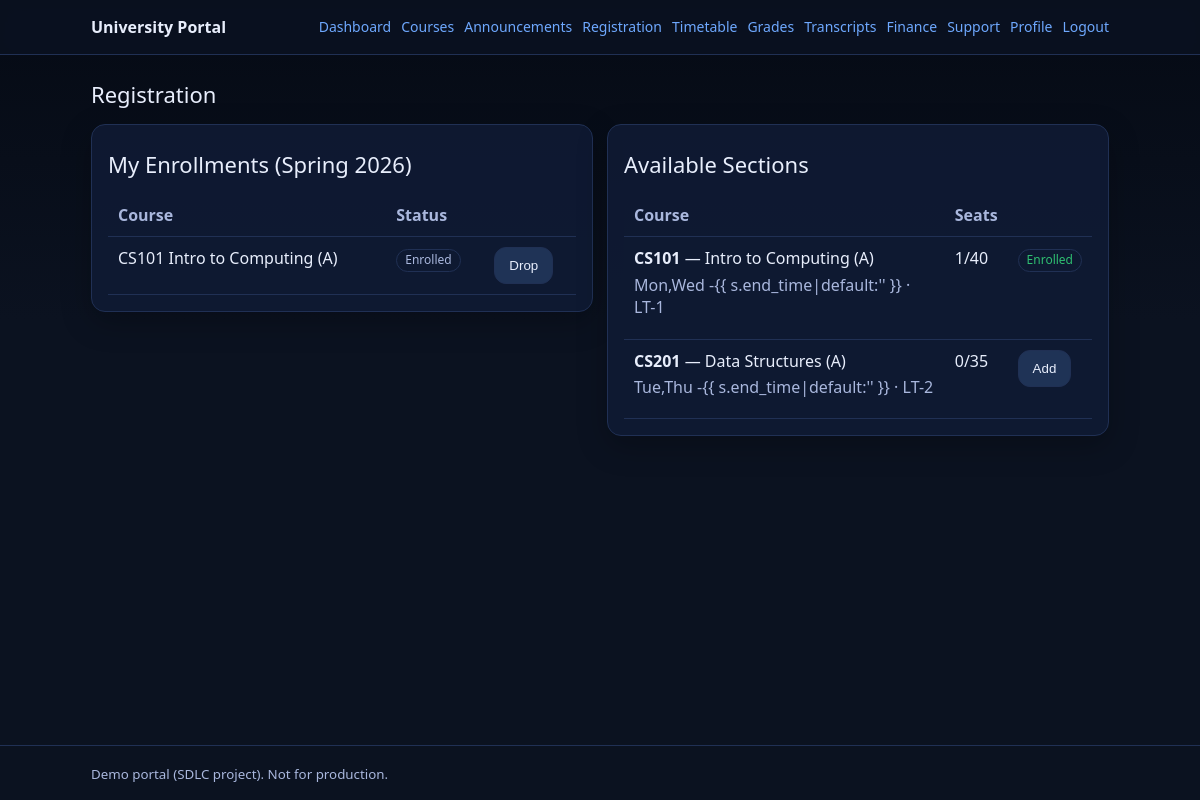
The app's page /registration/ (signed in) with its own data.
### portal/models.py (models this page shows, shortened)
class Term(models.Model):
	name = models.CharField(max_length=64, unique=True)
	start_date = models.DateField()
	end_date = models.DateField()
	is_active = models.BooleanField(default=False)
	registration_start = models.DateTimeField(null=True, blank=True)
	registration_end = models.DateTimeField(null=True, blank=True)

class Enrollment(models.Model):
	class Status(models.TextChoices):
		ENROLLED = "enrolled", "Enrolled"
		DROPPED = "dropped", "Dropped"
		WAITLISTED = "waitlisted", "Waitlisted"
	section = models.ForeignKey(Section, on_delete=models.CASCADE, related_name="enrollments")
	student = models.ForeignKey(settings.AUTH_USER_MODEL, on_delete=models.PROTECT, related_name="enrollments")
	status = models.CharField(max_length=16, choices=Status.choices, default=Status.ENROLLED)
	created_at = models.DateTimeField(default=timezone.now)
	class Meta:
		unique_together = [("section", "student")]

class Section(models.Model):
	term = models.ForeignKey(Term, on_delete=models.PROTECT)
	course = models.ForeignKey(Course, on_delete=models.PROTECT)
	section_code = models.CharField(max_length=16, default="A")
	capacity = models.PositiveIntegerField(default=30)
	meeting_days = models.CharField(max_length=32, blank=True)
	start_time = models.TimeField(null=True, blank=True)
	end_time = models.TimeField(null=True, blank=True)
	location = models.CharField(max_length=120, blank=True)
	@property
	def enrolled_count(self) -> int:
		return self.enrollments.filter(status=Enrollment.Status.ENROLLED).count()

class Course(models.Model):
	code = models.CharField(max_length=16, unique=True)
	title = models.CharField(max_length=200)
	department = models.CharField(max_length=50, blank=True)
	level = models.CharField(max_length=16, blank=True)
	credits = models.DecimalField(max_digits=4, decimal_places=1, default=3.0)
	description = models.TextField(blank=True)

### portal/views.py (the view, shortened to what this page needs)
# urls.py: path("registration/", views.registration_add_drop, name="registration"),
@login_required
def registration_add_drop(request: HttpRequest) -> HttpResponse:
	_require_role(request, "STUDENT")
	active_term = Term.objects.filter(is_active=True).order_by("-start_date").first()
	if not active_term:
		messages.info(request, "No active term is configured yet.")
		return render(request, "portal/registration.html", {"active_term": None})
	available_sections = Section.objects.select_related("course").filter(term=active_term).order_by("course__code")
	my_enrollments = Enrollment.objects.select_related("section__course").filter(
		student=request.user, section__term=active_term
	)
	enrolled_section_ids = {e.section_id for e in my_enrollments if e.status == Enrollment.Status.ENROLLED}
	now = timezone.now()
	reg_open = True
	if active_term.registration_start and now < active_term.registration_start:
		reg_open = False
	if active_term.registration_end and now > active_term.registration_end:
		reg_open = False
	context = {
		"active_term": active_term,
		"reg_open": reg_open,
		"sections": available_sections,
		"my_enrollments": my_enrollments,
		"enrolled_section_ids": enrolled_section_ids,
	}
	return render(request, "portal/registration.html", context)

### portal/context_processors.py (called while the page is built)
def portal_nav(request):
    user = request.user
    return {
        "nav": {
            "is_student": user_in_any_group(user, [ROLE_STUDENT]),
            "is_faculty": user_in_any_group(user, [ROLE_FACULTY]),
            "is_registrar": user_in_any_group(user, [ROLE_REGISTRAR, ROLE_IT_ADMIN]),
            "is_finance": user_in_any_group(user, [ROLE_FINANCE, ROLE_IT_ADMIN]),
            "is_alumni": user_in_any_group(user, [ROLE_ALUMNI]),
            "is_admin": user.is_authenticated and (user.is_superuser or user_in_any_group(user, [ROLE_IT_ADMIN])),
        }
    }

### portal/roles.py (called while the page is built)
def user_in_any_group(user: User, group_names: Iterable[str]) -> bool:
    if not user.is_authenticated:
        return False
    if user.is_superuser:
        return True
    return user.groups.filter(name__in=list(group_names)).exists()

def is_in_role(user: User, role_key_or_group_name: str) -> bool:
    groups = ROLE_KEY_GROUPS.get(role_key_or_group_name)
    if groups is None:
        groups = [role_key_or_group_name]
    return user_in_any_group(user, groups)

### portal/views.py (called while the page is built)
def _require_role(request: HttpRequest, *roles: str) -> None:
	if request.user.is_superuser:
		return
	if any(is_in_role(request.user, r) for r in roles):
		return
	raise PermissionDenied()

### templates/portal/registration.html (shortened to what this page needs)
{% extends 'portal/base.html' %}
{% block content %}
<div class="h1">Registration</div>
{% if not active_term %}
<div class="card">
    <p class="h2">No active term configured.</p>
</div>
{% else %}
<div class="grid">
    <div class="col-6">
        <div class="card">
            <div class="h1">My Enrollments ({{ active_term.name }})</div>
            {% if my_enrollments %}
            <table class="table">
                <thead>
                    <tr>
                        <th>Course</th>
                        <th>Status</th>
                        <th></th>
                    </tr>
                </thead>
                <tbody>
                    {% for e in my_enrollments %}
                    <tr>
                        <td>{{ e.section.course.code }} {{ e.section.course.title }} ({{ e.section.section_code }})</td>
                        <td><span class="badge">{{ e.get_status_display }}</span></td>
                        <td>
                            {% if e.status == 'enrolled' %}
                            {% if reg_open %}
                            <form method="post" style="margin:0">
                                <button type="submit">Drop</button>
                            </form>
                            {% else %}
                            <span class="badge">Locked</span>
                            {% endif %}
                            {% endif %}
                        </td>
                    </tr>
                    {% endfor %}
                </tbody>
            </table>
            {% else %}
            <p class="h2">No enrollments yet.</p>
            {% endif %}
        </div>
    </div>
    <div class="col-6">
        <div class="card">
            <div class="h1">Available Sections</div>
            <table class="table">
                <thead>
                    <tr>
                        <th>Course</th>
                        <th>Seats</th>
                        <th></th>
                    </tr>
                </thead>
                <tbody>
                    {% for s in sections %}
                    <tr>
                        <td>
                            <strong>{{ s.course.code }}</strong> — {{ s.course.title }} ({{ s.section_code }})
                            <div class="h2">{{ s.meeting_days }} {{ s.start_time|default:'' }}-{{ s.end_time|default:''
                                }} · {{ s.location }}</div>
                        </td>
                        <td>{{ s.enrolled_count }}/{{ s.capacity }}</td>
                        <td>
                            {% if s.id in enrolled_section_ids %}
                            <span class="badge good">Enrolled</span>
                            {% else %}
                            {% if reg_open %}
                            <form method="post" style="margin:0">
                                <button type="submit">Add</button>
                            </form>
                            {% else %}
                            <span class="badge">Closed</span>
                            {% endif %}
                            {% endif %}
                        </td>
                    </tr>
                    {% endfor %}
                </tbody>
            </table>
        </div>
    </div>
</div>
{% endif %}
{% endblock %}

### templates/portal/base.html (shortened to what this page needs)
<!doctype html>
<html lang="en">
{% load static %}
<head>
    <link rel="stylesheet" href="{% static 'portal.css' %}">
</head>
<body>
    <header class="topbar">
        <div class="container topbar-inner">
            <a class="brand" href="{% url 'portal:dashboard' %}">University Portal</a>
            <nav class="nav">
                {% if user.is_authenticated %}
                <a href="{% url 'portal:dashboard' %}">Dashboard</a>
                <a href="{% url 'portal:courses' %}">Courses</a>
                <a href="{% url 'portal:announcements' %}">Announcements</a>
                {% if nav.is_student %}<a href="{% url 'portal:registration' %}">Registration</a>{% endif %}
                {% if nav.is_student or nav.is_faculty %}<a href="{% url 'portal:timetable' %}">Timetable</a>{% endif %}
                {% if nav.is_student %}<a href="{% url 'portal:grades' %}">Grades</a>{% endif %}
                {% if nav.is_student or nav.is_alumni %}<a
                    href="{% url 'portal:transcript_requests' %}">Transcripts</a>{% endif %}
                <a href="{% url 'portal:finance' %}">Finance</a>
                <a href="{% url 'portal:support' %}">Support</a>
                <a href="{% url 'portal:profile' %}">Profile</a>
                <form class="nav-logout" method="post" action="{% url 'portal:logout' %}">
                    <button type="submit" class="link-button">Logout</button>
                </form>
                {% else %}
                <a href="{% url 'portal:login' %}">Login</a>
                {% endif %}
            </nav>
        </div>
    </header>
    <main class="container">
        {% block content %}{% endblock %}
    </main>
    <footer class="footer">
        <div class="container">
            <small>Demo portal (SDLC project). Not for production.</small>
        </div>
    </footer>
</body>
</html>

### static/portal.css (style rules this page uses)
:root { --bg: #0b1220; --card: #0f1a33; --text: #e8eefc; --muted: #a9b7dd; --brand: #6ea8fe; --border: #203054; --good: #2fbf71; --warn: #f59f00; --bad: #fa5252; }
* { box-sizing: border-box }
html, body { height: 100%; }
body { margin: 0; font-family: system-ui, -apple-system, Segoe UI, Roboto, Helvetica, Arial; line-height: 1.4; background: linear-gradient(180deg, #050a14, #0b1220 40%, #0b1220); color: var(--text); min-height: 100vh; display: flex; flex-direction: column; }
main.container { flex: 1; }
a { color: var(--brand); text-decoration: none }
.container { max-width: 1050px; margin: 0 auto; padding: 16px }
.topbar { position: sticky; top: 0; background: rgba(11, 18, 32, .85); backdrop-filter: saturate(180%) blur(10px); border-bottom: 1px solid var(--border); z-index: 10 }
.topbar-inner { display: flex; gap: 12px; align-items: center; justify-content: space-between }
.brand { font-weight: 700; color: var(--text) }
.nav { display: flex; flex-wrap: wrap; gap: 10px; font-size: 14px }
.nav form { margin: 0; }
.nav .link-button { padding: 0; border: 0; background: none; color: var(--brand); cursor: pointer; font: inherit; }
.card { background: rgba(15, 26, 51, .9); border: 1px solid var(--border); border-radius: 14px; padding: 16px; box-shadow: 0 10px 30px rgba(0, 0, 0, .25) }
.grid { display: grid; grid-template-columns: repeat(12, 1fr); gap: 14px }
.col-6 { grid-column: span 6 }
.h1 { font-size: 22px; margin: 8px 0 14px 0 }
.h2 { font-size: 16px; margin: 4px 0 10px 0; color: var(--muted) }
.table { width: 100%; border-collapse: collapse }
.table th, .table td { padding: 10px; border-bottom: 1px solid var(--border); vertical-align: top }
.table th { color: var(--muted); text-align: left; font-weight: 600 }
.badge { display: inline-block; padding: 2px 8px; border-radius: 999px; border: 1px solid var(--border); color: var(--muted); font-size: 12px }
.badge.good { color: var(--good) }
button { padding: 10px 14px; border-radius: 12px; border: 1px solid var(--border); background: rgba(110, 168, 254, .18); color: var(--text); cursor: pointer }
.footer { border-top: 1px solid var(--border); margin-top: 28px; color: var(--muted) }

### records on screen
Term: name "Spring 2026"
Enrollment: section.course.code "CS101", section.course "Intro to Computing", section.section_code "A", status "Enrolled"
Section: course.code "CS101", course "Intro to Computing", section_code "A", meeting_days "Mon,Wed", location "LT-1", enrolled_count "1", capacity "40", shows "Enrolled"
Section: course.code "CS201", course "Data Structures", section_code "A", meeting_days "Tue,Thu", location "LT-2", enrolled_count "0", capacity "35"
